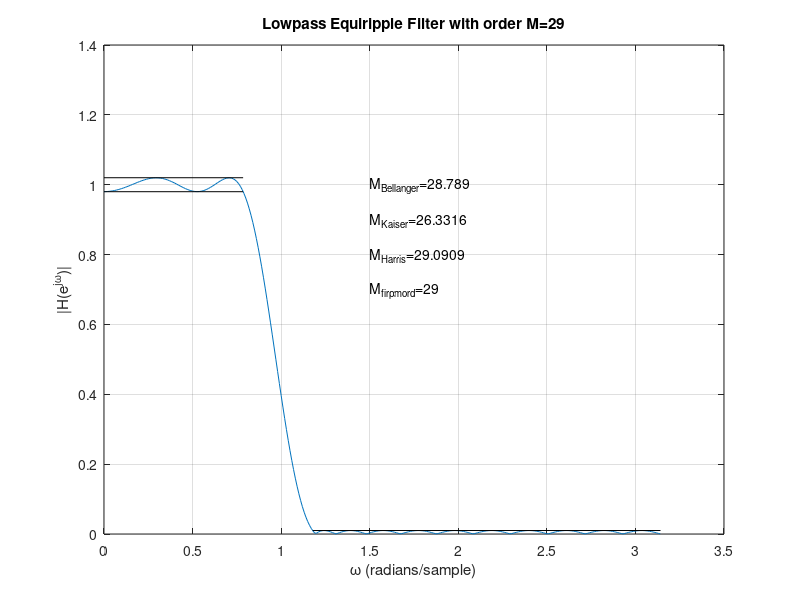
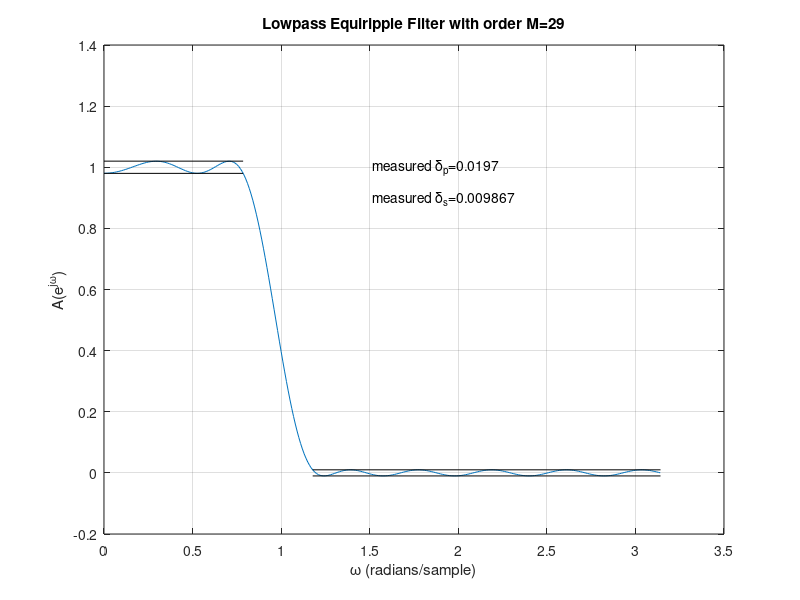
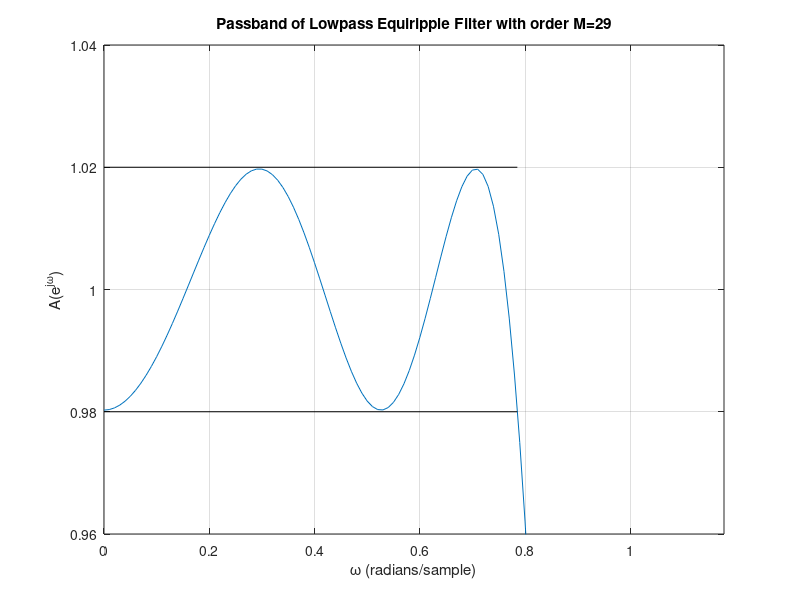
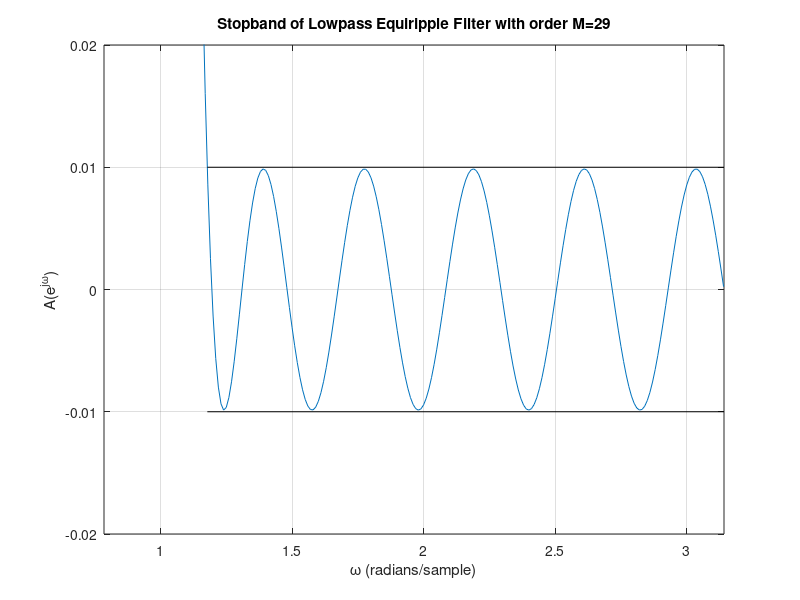

The MATLAB script that drew these images, in order:
   %% Example: Lowpass Filter Design Using Equiripple (Parks-McClellan) Method
%
close all
clear all
%% Define intial values
wp = pi/4; 
ws = 3*pi/8; 
%corner frequency
deltap = 0.02;
deltas = 0.01;
%gains
Gp = 1; 
Gs = 0;
%% Generate filter order using 4 techniques
M_Bellanger = (2/3)*log10(1/(10*deltap*deltas))*(2*pi/abs(ws-wp))
M_Kaiser=(-20*log10(sqrt(deltap*deltas))-13)/(2.32*abs(wp-ws))
M_Harris=(-20*log10(deltas))/(22*abs(wp-ws)/(2*pi))
M_firpmord=firpmord([wp/pi,ws/pi],[1 0],[deltap,deltas])

M=round(M_Harris) % Use the Harris order
%Harris is largest so use that

%% Design the equiripple filter
%band frequencies
fb=[0,wp/pi,ws/pi,1];
a=[Gp,Gp,Gs,Gs];
wght=[1,deltap/deltas];
% or could use wght=[1/deltap,1/deltas];
b=firpm(M,fb,a,wght);

%% Plot the magnitude response
figure(1)
clf
[H,w]=freqz(b,1,[0:.01:pi]);
plot(w,abs(H))
grid
hold
plot([0,wp],[Gp+deltap,Gp+deltap],'-k')
plot([0,wp],[Gp-deltap,Gp-deltap],'-k')
plot([ws,pi],[Gs+deltas,Gs+deltas],'-k')
title(['Lowpass Equiripple Filter with order M=',num2str(M)])
ylabel('|H(e^{j\omega})|')
xlabel('\omega (radians/sample)')
text(1.5,1,['M_{Bellanger}=',num2str(M_Bellanger)]);
text(1.5,0.9,['M_{Kaiser}=',num2str(M_Kaiser)]);
text(1.5,0.8,['M_{Harris}=',num2str(M_Harris)]);
text(1.5,0.7,['M_{firpmord}=',num2str(M_firpmord)]);


%% Plot the amplitude response

figure(2)
clf
W=exp(-j*((-M/2)*w));
A=H.*W;
A=real(A);
plot(w,A)
grid
hold
plot([0,wp],[Gp+deltap,Gp+deltap],'-k')
plot([0,wp],[Gp-deltap,Gp-deltap],'-k')
plot([ws,pi],[Gs+deltas,Gs+deltas],'-k')
plot([ws,pi],[Gs-deltas,Gs-deltas],'-k')
title(['Lowpass Equiripple Filter with order M=',num2str(M)])
ylabel('A(e^{j\omega})')
xlabel('\omega (radians/sample)')
%last 2 commands determine delta_p & delta_s and plot them 
text(1.5,1,['{\rm measured }{\delta_p}=',num2str(max(A)-1)]);
text(1.5,0.9,['{\rm measured }{\delta_s}=',num2str(-min(A))]);
%both meet spec on slide 150

%% Plot the pass band of the amplitude response

figure(3)
clf
plot(w,A)
grid
hold
plot([0,wp],[Gp+deltap,Gp+deltap],'-k')
plot([0,wp],[Gp-deltap,Gp-deltap],'-k')
axis([0,ws,Gp-2*deltap,Gp+2*deltap])
title(['Passband of Lowpass Equiripple Filter with order M=',num2str(M)])
ylabel('A(e^{j\omega})')
xlabel('\omega (radians/sample)')

% spec is .02 which this meets

%% Plot the stop band of the amplitude response
figure(4)
clf
plot(w,A)
grid
hold
plot([ws,pi],[Gs+deltas,Gs+deltas],'-k')
plot([ws,pi],[Gs-deltas,Gs-deltas],'-k')
axis([wp,pi,Gs-2*deltas,Gs+2*deltas])
title(['Stopband of Lowpass Equiripple Filter with order M=',num2str(M)])
ylabel('A(e^{j\omega})')
xlabel('\omega (radians/sample)')
%meets spec

%% 2nd approach: Using firpmord to generate all vectors for firpm
% The frequency, amplitude and weighting vectors generated by firpmord are 
% are the same as the ones generated by hand in the approach used above.
figure(5)
clf
%use 1 for fsord, which means we can use actual cycles/sample in these
%vectors
[Mf,fo,ao,wo]=firpmord([wp/(2*pi),ws/(2*pi)],[Gp,Gs],[deltap,deltas],1);
% 2 for fsord we use the matlab approach which divides by pi
%[Mf,fo,ao,wo]=firpmord([wp/(pi),ws/(pi)],[Gp,Gs],[deltap,deltas],2);
% if not fsord is not specified, uses matlab approach of divide by pi
%[Mf,fo,ao,wo]=firpmord([wp/(pi),ws/(pi)],[Gp,Gs],[deltap,deltas]);
bf=firpm(Mf,fo,ao,wo);
[Hf,wf]=freqz(bf,1,[0:.01:pi]);
Wf=exp(-j*((-Mf/2)*wf));
Af=Hf.*Wf;
Af=real(Af);
plot(w,Af)
hold
plot([0,wp],[Gp+deltap,Gp+deltap],'-k')
plot([0,wp],[Gp-deltap,Gp-deltap],'-k')
plot([ws,pi],[Gs+deltas,Gs+deltas],'-k')
plot([ws,pi],[Gs-deltas,Gs-deltas],'-k')
title(['Lowpass Equiripple Filter using firpmord (order Mf=',num2str(Mf),')'])
ylabel('A(e^{j\omega})')
xlabel('\omega (radians/sample)')
grid
text(1.5,1,['{\rm measured }{\delta_p}=',num2str(max(Af)-1)]);
text(1.5,0.9,['{\rm measured }{\delta_s}=',num2str(-min(Af))]);
text(1.5,0.8,['The order must be increased to meet spec']);
%TLDR: doesnt meet spec, increase order